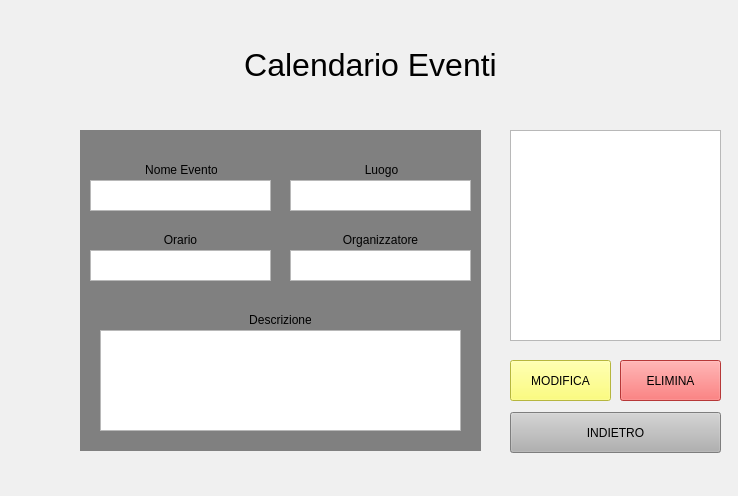
<?xml version="1.0" encoding="UTF-8"?>
<ui version="4.0">
 <class>Form</class>
 <widget class="QWidget" name="Form">
  <property name="geometry">
   <rect>
    <x>0</x>
    <y>0</y>
    <width>738</width>
    <height>496</height>
   </rect>
  </property>
  <property name="windowTitle">
   <string>Form</string>
  </property>
  <widget class="QLabel" name="label_2">
   <property name="geometry">
    <rect>
     <x>-60</x>
     <y>120</y>
     <width>861</width>
     <height>381</height>
    </rect>
   </property>
   <property name="whatsThis">
    <string>&lt;html&gt;&lt;head/&gt;&lt;body&gt;&lt;p&gt;&lt;br/&gt;&lt;/p&gt;&lt;/body&gt;&lt;/html&gt;</string>
   </property>
   <property name="styleSheet">
    <string notr="true">background: rgb(240,240,240);</string>
   </property>
   <property name="text">
    <string>&lt;html&gt;&lt;head/&gt;&lt;body&gt;&lt;p align=&quot;center&quot;&gt;&lt;br/&gt;&lt;/p&gt;&lt;/body&gt;&lt;/html&gt;</string>
   </property>
   <property name="alignment">
    <set>Qt::AlignCenter</set>
   </property>
  </widget>
  <widget class="QLabel" name="label">
   <property name="geometry">
    <rect>
     <x>-60</x>
     <y>0</y>
     <width>861</width>
     <height>131</height>
    </rect>
   </property>
   <property name="whatsThis">
    <string>&lt;html&gt;&lt;head/&gt;&lt;body&gt;&lt;p&gt;&lt;br/&gt;&lt;/p&gt;&lt;/body&gt;&lt;/html&gt;</string>
   </property>
   <property name="styleSheet">
    <string notr="true">background: rgb(240,240,240);</string>
   </property>
   <property name="text">
    <string>&lt;html&gt;&lt;head/&gt;&lt;body&gt;&lt;p align=&quot;center&quot;&gt;&lt;span style=&quot; font-size:24pt;&quot;&gt;Calendario Eventi&lt;/span&gt;&lt;/p&gt;&lt;/body&gt;&lt;/html&gt;</string>
   </property>
   <property name="alignment">
    <set>Qt::AlignCenter</set>
   </property>
  </widget>
  <widget class="QListWidget" name="tasksListWidget">
   <property name="geometry">
    <rect>
     <x>510</x>
     <y>130</y>
     <width>211</width>
     <height>211</height>
    </rect>
   </property>
   <property name="styleSheet">
    <string notr="true">font:16pt</string>
   </property>
  </widget>
  <widget class="QPushButton" name="modifyButton">
   <property name="geometry">
    <rect>
     <x>510</x>
     <y>360</y>
     <width>101</width>
     <height>41</height>
    </rect>
   </property>
   <property name="styleSheet">
    <string notr="true">background-color: rgb(255,255,87)</string>
   </property>
   <property name="text">
    <string>MODIFICA</string>
   </property>
  </widget>
  <widget class="QPushButton" name="deleteButton">
   <property name="geometry">
    <rect>
     <x>620</x>
     <y>360</y>
     <width>101</width>
     <height>41</height>
    </rect>
   </property>
   <property name="styleSheet">
    <string notr="true">background-color: rgb(255,77,77)</string>
   </property>
   <property name="text">
    <string>ELIMINA</string>
   </property>
  </widget>
  <widget class="QPushButton" name="backButton">
   <property name="geometry">
    <rect>
     <x>510</x>
     <y>412</y>
     <width>211</width>
     <height>41</height>
    </rect>
   </property>
   <property name="styleSheet">
    <string notr="true">background-color: rgb(177,177,177)</string>
   </property>
   <property name="text">
    <string>INDIETRO</string>
   </property>
  </widget>
  <widget class="QLabel" name="labelReceiver">
   <property name="geometry">
    <rect>
     <x>80</x>
     <y>130</y>
     <width>401</width>
     <height>321</height>
    </rect>
   </property>
   <property name="styleSheet">
    <string notr="true">background: light grey</string>
   </property>
   <property name="text">
    <string/>
   </property>
  </widget>
  <widget class="QLabel" name="label_3">
   <property name="geometry">
    <rect>
     <x>146</x>
     <y>160</y>
     <width>71</width>
     <height>20</height>
    </rect>
   </property>
   <property name="text">
    <string>Nome Evento</string>
   </property>
   <property name="alignment">
    <set>Qt::AlignCenter</set>
   </property>
  </widget>
  <widget class="QLabel" name="label_4">
   <property name="geometry">
    <rect>
     <x>356</x>
     <y>160</y>
     <width>51</width>
     <height>20</height>
    </rect>
   </property>
   <property name="text">
    <string>Luogo</string>
   </property>
   <property name="alignment">
    <set>Qt::AlignCenter</set>
   </property>
  </widget>
  <widget class="QLabel" name="label_5">
   <property name="geometry">
    <rect>
     <x>150</x>
     <y>230</y>
     <width>61</width>
     <height>20</height>
    </rect>
   </property>
   <property name="text">
    <string>Orario</string>
   </property>
   <property name="alignment">
    <set>Qt::AlignCenter</set>
   </property>
  </widget>
  <widget class="QLabel" name="label_6">
   <property name="geometry">
    <rect>
     <x>340</x>
     <y>230</y>
     <width>81</width>
     <height>20</height>
    </rect>
   </property>
   <property name="text">
    <string>Organizzatore</string>
   </property>
   <property name="alignment">
    <set>Qt::AlignCenter</set>
   </property>
  </widget>
  <widget class="QLabel" name="label_7">
   <property name="geometry">
    <rect>
     <x>250</x>
     <y>310</y>
     <width>61</width>
     <height>20</height>
    </rect>
   </property>
   <property name="text">
    <string>Descrizione</string>
   </property>
   <property name="alignment">
    <set>Qt::AlignCenter</set>
   </property>
  </widget>
  <widget class="QListWidget" name="widgetName">
   <property name="geometry">
    <rect>
     <x>90</x>
     <y>180</y>
     <width>181</width>
     <height>31</height>
    </rect>
   </property>
   <property name="styleSheet">
    <string notr="true">font:12pt</string>
   </property>
   <property name="sizeAdjustPolicy">
    <enum>QAbstractScrollArea::AdjustIgnored</enum>
   </property>
  </widget>
  <widget class="QListWidget" name="widgetTime">
   <property name="geometry">
    <rect>
     <x>90</x>
     <y>250</y>
     <width>181</width>
     <height>31</height>
    </rect>
   </property>
   <property name="styleSheet">
    <string notr="true">font:12pt
</string>
   </property>
   <property name="sizeAdjustPolicy">
    <enum>QAbstractScrollArea::AdjustIgnored</enum>
   </property>
  </widget>
  <widget class="QListWidget" name="widgetLocation">
   <property name="geometry">
    <rect>
     <x>290</x>
     <y>180</y>
     <width>181</width>
     <height>31</height>
    </rect>
   </property>
   <property name="styleSheet">
    <string notr="true">font:12pt
</string>
   </property>
   <property name="sizeAdjustPolicy">
    <enum>QAbstractScrollArea::AdjustIgnored</enum>
   </property>
  </widget>
  <widget class="QListWidget" name="widgetOrganizer">
   <property name="geometry">
    <rect>
     <x>290</x>
     <y>250</y>
     <width>181</width>
     <height>31</height>
    </rect>
   </property>
   <property name="styleSheet">
    <string notr="true">font:12pt
</string>
   </property>
   <property name="sizeAdjustPolicy">
    <enum>QAbstractScrollArea::AdjustIgnored</enum>
   </property>
  </widget>
  <widget class="QListWidget" name="widgetDesc">
   <property name="geometry">
    <rect>
     <x>100</x>
     <y>330</y>
     <width>361</width>
     <height>101</height>
    </rect>
   </property>
   <property name="styleSheet">
    <string notr="true">font:12pt
</string>
   </property>
   <property name="sizeAdjustPolicy">
    <enum>QAbstractScrollArea::AdjustIgnored</enum>
   </property>
  </widget>
 </widget>
 <resources/>
 <connections/>
</ui>
